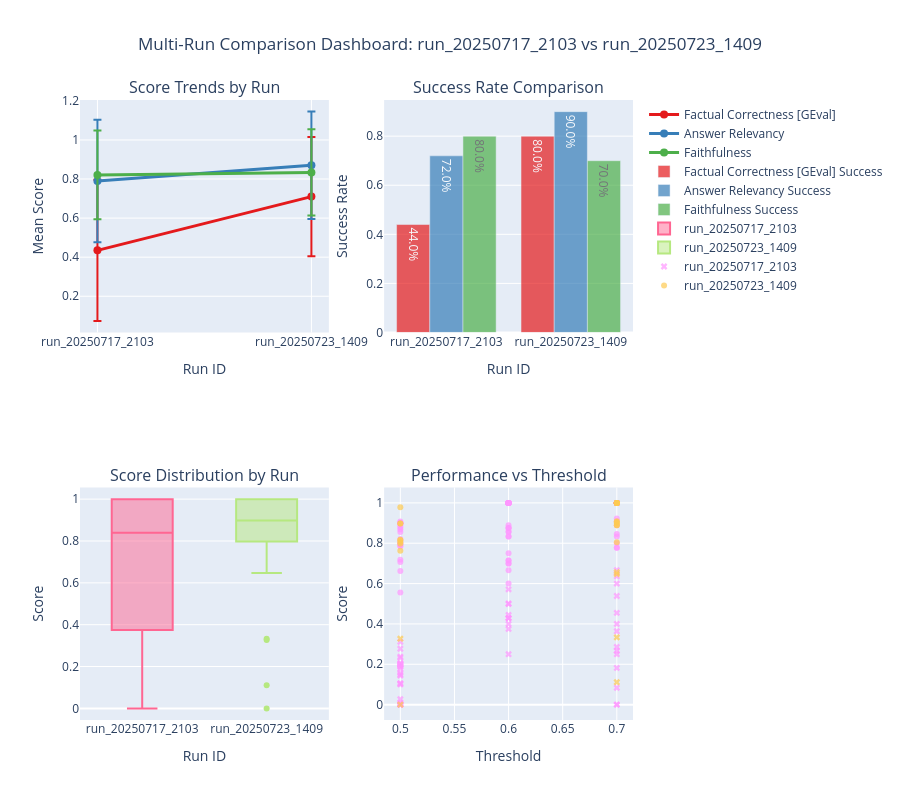

The notebook cell this image was saved under:
### Code cell
# Multi-run comparison dashboard using the loaded comparison data
if comparison_mode and 'multi_run_df' in locals() and len(multi_run_df['run_id'].unique()) >= 2:
    
    print("🎯 Creating multi-run comparison dashboard using your configured files...")
    
    # Calculate summary statistics by run and metric
    run_summary = multi_run_df.groupby(['run_id', 'metric_name']).agg({
        'score': ['mean', 'std', 'count'],
        'success': ['mean', 'sum'],
        'threshold': 'first'
    }).round(3)
    
    run_summary.columns = ['Mean_Score', 'Score_Std', 'Count', 'Success_Rate', 'Total_Success', 'Threshold']
    run_summary = run_summary.reset_index()
    
    print("=== MULTI-RUN COMPARISON SUMMARY ===")
    print(run_summary.pivot(index='metric_name', columns='run_id', values='Mean_Score'))
    
    # Create subplots for comprehensive comparison
    fig = make_subplots(
        rows=2, cols=2,
        subplot_titles=(
            'Score Trends by Run',
            'Success Rate Comparison', 
            'Score Distribution by Run',
            'Performance vs Threshold'
        ),
        specs=[[{"secondary_y": False}, {"type": "bar"}],
               [{"type": "box"}, {"type": "scatter"}]]
    )
    
    # 1. Score trends over time (line plot)
    metrics = multi_run_df['metric_name'].unique()
    colors = px.colors.qualitative.Set1
    
    for i, metric in enumerate(metrics):
        metric_summary = run_summary[run_summary['metric_name'] == metric].sort_values('run_id')
        
        fig.add_trace(
            go.Scatter(
                x=metric_summary['run_id'],
                y=metric_summary['Mean_Score'],
                mode='lines+markers',
                name=f'{metric}',
                line=dict(color=colors[i % len(colors)], width=3),
                marker=dict(size=8),
                error_y=dict(
                    type='data',
                    array=metric_summary['Score_Std'],
                    visible=True
                )
            ),
            row=1, col=1
        )
    
    # 2. Success rate comparison (bar chart)
    for i, metric in enumerate(metrics):
        metric_summary = run_summary[run_summary['metric_name'] == metric]
        
        fig.add_trace(
            go.Bar(
                x=metric_summary['run_id'],
                y=metric_summary['Success_Rate'],
                name=f'{metric} Success',
                marker_color=colors[i % len(colors)],
                opacity=0.7,
                text=[f"{val:.1%}" for val in metric_summary['Success_Rate']],
                textposition='auto'
            ),
            row=1, col=2
        )
    
    # 3. Box plot of score distributions by run
    for run_id_item in multi_run_df['run_id'].unique():
        run_data = multi_run_df[multi_run_df['run_id'] == run_id_item]
        
        fig.add_trace(
            go.Box(
                y=run_data['score'],
                name=run_id_item,
                boxpoints='outliers'
            ),
            row=2, col=1
        )
    
    # 4. Scatter plot: score vs threshold by run
    for i, run_id_item in enumerate(multi_run_df['run_id'].unique()):
        run_data = multi_run_df[multi_run_df['run_id'] == run_id_item]
        
        fig.add_trace(
            go.Scatter(
                x=run_data['threshold'],
                y=run_data['score'],
                mode='markers',
                name=f'{run_id_item}',
                marker=dict(
                    size=6,
                    opacity=0.7,
                    symbol=['circle' if success else 'x' for success in run_data['success']]
                ),
                hovertemplate=f'<b>{run_id_item}</b><br>' +
                             'Score: %{y:.3f}<br>' +
                             'Threshold: %{x:.3f}<br>' +
                             '<extra></extra>'
            ),
            row=2, col=2
        )
    
    # Update layout
    fig.update_layout(
        height=800,
        title_text=f"Multi-Run Comparison Dashboard: {' vs '.join(multi_run_df['run_id'].unique())}",
        title_x=0.5,
        showlegend=True
    )
    
    # Update axes
    fig.update_xaxes(title_text="Run ID", row=1, col=1)
    fig.update_yaxes(title_text="Mean Score", row=1, col=1)
    
    fig.update_xaxes(title_text="Run ID", row=1, col=2)
    fig.update_yaxes(title_text="Success Rate", row=1, col=2)
    
    fig.update_xaxes(title_text="Run ID", row=2, col=1)
    fig.update_yaxes(title_text="Score", row=2, col=1)
    
    fig.update_xaxes(title_text="Threshold", row=2, col=2)
    fig.update_yaxes(title_text="Score", row=2, col=2)
    
    fig.show()
    
    # Performance improvement summary
    if len(multi_run_df['run_id'].unique()) == 2:
        runs = sorted(multi_run_df['run_id'].unique())
        print(f"\n📈 PERFORMANCE CHANGES ({runs[1]} vs {runs[0]}):")
        
        for metric in metrics:
            run1_score = run_summary[(run_summary['run_id'] == runs[0]) & 
                                   (run_summary['metric_name'] == metric)]['Mean_Score'].iloc[0]
            run2_score = run_summary[(run_summary['run_id'] == runs[1]) & 
                                   (run_summary['metric_name'] == metric)]['Mean_Score'].iloc[0]
            
            change = ((run2_score - run1_score) / run1_score * 100) if run1_score != 0 else 0
            
            if change > 0:
                direction = f"📈 IMPROVED by {change:.1f}%"
            elif change < 0:
                direction = f"📉 DECLINED by {abs(change):.1f}%"
            else:
                direction = "➡️ NO CHANGE"
            
            print(f"  {metric}: {direction}")
            print(f"    {runs[0]}: {run1_score:.3f} → {runs[1]}: {run2_score:.3f}")

else:
    if not comparison_mode:
        print("ℹ️ Multi-run comparison requires multiple files to be configured.")
        print("💡 Set both file1 and file2 in the configuration section to enable comparison.")
    else:
        print("❌ Multi-run comparison data not available.")
        print("💡 Please check that both files were loaded successfully above.")

### Figure 1 — Plotly figure (JSON) as saved in the notebook; plotly's stock layout.template omitted (floating-point values rounded to 4 significant figures; data arrays with more than 128 entries replaced by an {"elided": "..."} marker saying what was removed)
{"data": [{"error_y": {"array": [0.361, 0.305], "type": "data", "visible": true}, "line": {"color": "rgb(228,26,28)", "width": 3}, "marker": {"size": 8}, "mode": "lines+markers", "name": "Factual Correctness [GEval]", "type": "scatter", "x": ["run_20250717_2103", "run_20250723_1409"], "xaxis": "x", "y": [0.435, 0.71], "yaxis": "y"}, {"error_y": {"array": [0.313, 0.275], "type": "data", "visible": true}, "line": {"color": "rgb(55,126,184)", "width": 3}, "marker": {"size": 8}, "mode": "lines+markers", "name": "Answer Relevancy", "type": "scatter", "x": ["run_20250717_2103", "run_20250723_1409"], "xaxis": "x", "y": [0.79, 0.87], "yaxis": "y"}, {"error_y": {"array": [0.227, 0.221], "type": "data", "visible": true}, "line": {"color": "rgb(77,175,74)", "width": 3}, "marker": {"size": 8}, "mode": "lines+markers", "name": "Faithfulness", "type": "scatter", "x": ["run_20250717_2103", "run_20250723_1409"], "xaxis": "x", "y": [0.821, 0.834], "yaxis": "y"}, {"marker": {"color": "rgb(228,26,28)"}, "name": "Factual Correctness [GEval] Success", "opacity": 0.7, "text": ["44.0%", "80.0%"], "textposition": "auto", "type": "bar", "x": ["run_20250717_2103", "run_20250723_1409"], "xaxis": "x2", "y": [0.44, 0.8], "yaxis": "y2"}, {"marker": {"color": "rgb(55,126,184)"}, "name": "Answer Relevancy Success", "opacity": 0.7, "text": ["72.0%", "90.0%"], "textposition": "auto", "type": "bar", "x": ["run_20250717_2103", "run_20250723_1409"], "xaxis": "x2", "y": [0.72, 0.9], "yaxis": "y2"}, {"marker": {"color": "rgb(77,175,74)"}, "name": "Faithfulness Success", "opacity": 0.7, "text": ["80.0%", "70.0%"], "textposition": "auto", "type": "bar", "x": ["run_20250717_2103", "run_20250723_1409"], "xaxis": "x2", "y": [0.8, 0.7], "yaxis": "y2"}, {"boxpoints": "outliers", "name": "run_20250717_2103", "type": "box", "xaxis": "x3", "y": {"elided": "150 float values"}, "yaxis": "y3"}, {"boxpoints": "outliers", "name": "run_20250723_1409", "type": "box", "xaxis": "x3", "y": [0.898, 1.0, 1.0, 0.0, 0.1111, 0.3333, 0.9777, 0.9, 0.8889, 0.8053, 1.0, 1.0, 0.8977, 1.0, 0.9091, 0.7622, 0.8889, 0.9048, 0.7977, 0.8043, 1.0, 0.8148, 1.0, 0.6471, 0.3267, 1.0, 1.0, 0.8169, 1.0, 0.6562], "yaxis": "y3"}, {"hovertemplate": "<b>run_20250717_2103</b><br>Score: %{y:.3f}<br>Threshold: %{x:.3f}<br><extra></extra>", "marker": {"opacity": 0.7, "size": 6, "symbol": {"elided": "150 str values"}}, "mode": "markers", "name": "run_20250717_2103", "type": "scatter", "x": {"elided": "150 float values"}, "xaxis": "x4", "y": {"elided": "150 float values"}, "yaxis": "y4"}, {"hovertemplate": "<b>run_20250723_1409</b><br>Score: %{y:.3f}<br>Threshold: %{x:.3f}<br><extra></extra>", "marker": {"opacity": 0.7, "size": 6, "symbol": ["circle", "circle", "circle", "x", "x", "x", "circle", "circle", "circle", "circle", "circle", "circle", "circle", "circle", "circle", "circle", "circle", "circle", "circle", "circle", "circle", "circle", "circle", "x", "x", "circle", "circle", "circle", "circle", "x"]}, "mode": "markers", "name": "run_20250723_1409", "type": "scatter", "x": [0.5, 0.7, 0.7, 0.5, 0.7, 0.7, 0.5, 0.7, 0.7, 0.5, 0.7, 0.7, 0.5, 0.7, 0.7, 0.5, 0.7, 0.7, 0.5, 0.7, 0.7, 0.5, 0.7, 0.7, 0.5, 0.7, 0.7, 0.5, 0.7, 0.7], "xaxis": "x4", "y": [0.898, 1.0, 1.0, 0.0, 0.1111, 0.3333, 0.9777, 0.9, 0.8889, 0.8053, 1.0, 1.0, 0.8977, 1.0, 0.9091, 0.7622, 0.8889, 0.9048, 0.7977, 0.8043, 1.0, 0.8148, 1.0, 0.6471, 0.3267, 1.0, 1.0, 0.8169, 1.0, 0.6562], "yaxis": "y4"}], "layout": {"annotations": [{"font": {"size": 16}, "showarrow": false, "text": "Score Trends by Run", "x": 0.225, "xanchor": "center", "xref": "paper", "y": 1, "yanchor": "bottom", "yref": "paper"}, {"font": {"size": 16}, "showarrow": false, "text": "Success Rate Comparison", "x": 0.775, "xanchor": "center", "xref": "paper", "y": 1, "yanchor": "bottom", "yref": "paper"}, {"font": {"size": 16}, "showarrow": false, "text": "Score Distribution by Run", "x": 0.225, "xanchor": "center", "xref": "paper", "y": 0.375, "yanchor": "bottom", "yref": "paper"}, {"font": {"size": 16}, "showarrow": false, "text": "Performance vs Threshold", "x": 0.775, "xanchor": "center", "xref": "paper", "y": 0.375, "yanchor": "bottom", "yref": "paper"}], "height": 800, "showlegend": true, "title": {"text": "Multi-Run Comparison Dashboard: run_20250717_2103 vs run_20250723_1409", "x": 0.5}, "xaxis": {"anchor": "y", "domain": [0, 0.45], "title": {"text": "Run ID"}}, "xaxis2": {"anchor": "y2", "domain": [0.55, 1], "title": {"text": "Run ID"}}, "xaxis3": {"anchor": "y3", "domain": [0, 0.45], "title": {"text": "Run ID"}}, "xaxis4": {"anchor": "y4", "domain": [0.55, 1], "title": {"text": "Threshold"}}, "yaxis": {"anchor": "x", "domain": [0.625, 1], "title": {"text": "Mean Score"}}, "yaxis2": {"anchor": "x2", "domain": [0.625, 1], "title": {"text": "Success Rate"}}, "yaxis3": {"anchor": "x3", "domain": [0, 0.375], "title": {"text": "Score"}}, "yaxis4": {"anchor": "x4", "domain": [0, 0.375], "title": {"text": "Score"}}}}
